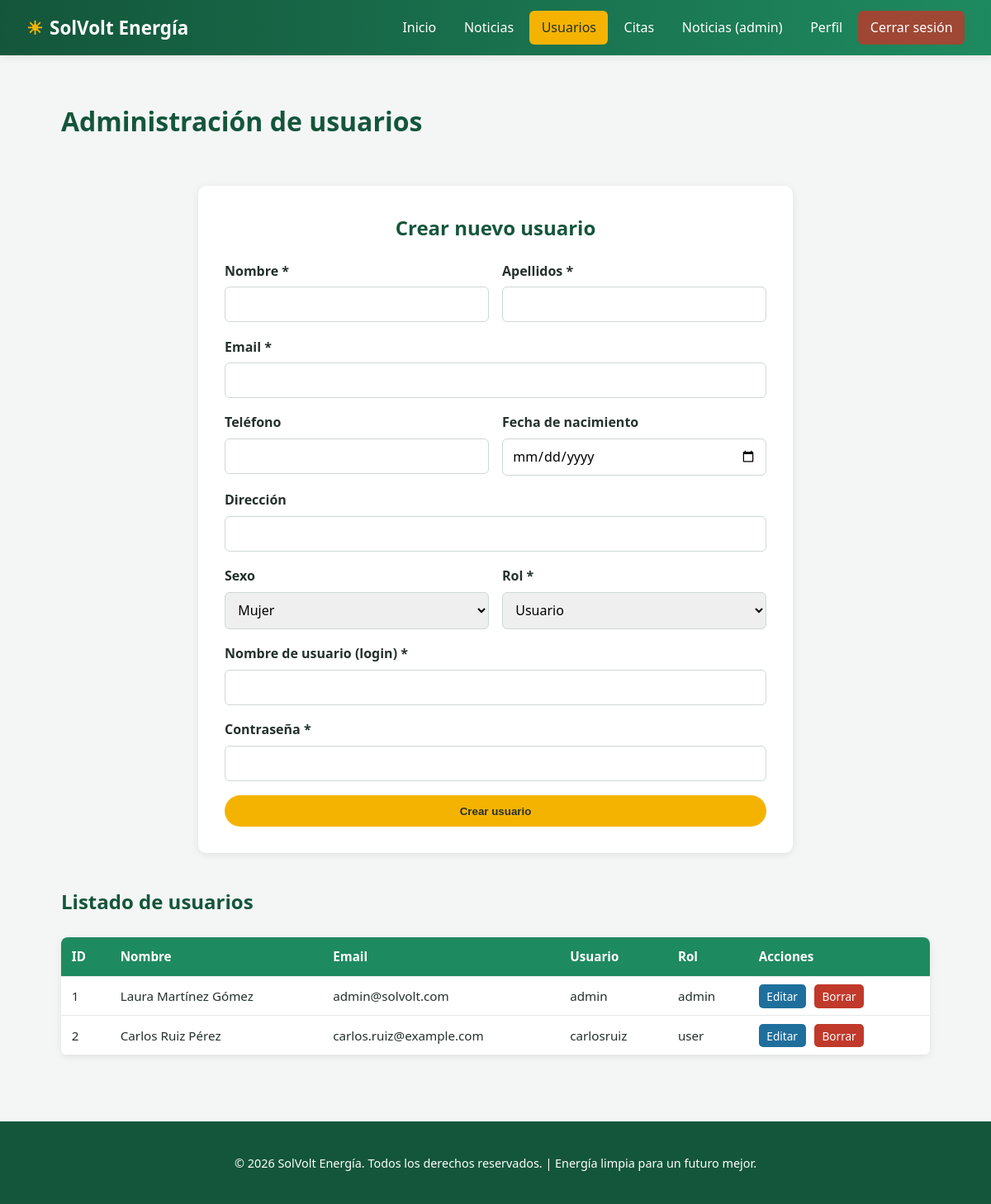
Page /usuarios-administracion.php (signed in) on the committed database.
### tables this page shows
CREATE TABLE users_login (
    idLogin INT AUTO_INCREMENT PRIMARY KEY,
    idUser INT NOT NULL UNIQUE,
    usuario VARCHAR(100) NOT NULL UNIQUE,
    password VARCHAR(255) NOT NULL,
    rol ENUM('admin', 'user') NOT NULL DEFAULT 'user',
    CONSTRAINT fk_login_user FOREIGN KEY (idUser)
        REFERENCES users_data(idUser)
        ON DELETE CASCADE ON UPDATE CASCADE
);

CREATE TABLE users_data (
    idUser INT AUTO_INCREMENT PRIMARY KEY,
    nombre VARCHAR(100) NOT NULL,
    apellidos VARCHAR(150) NOT NULL,
    email VARCHAR(150) NOT NULL UNIQUE,
    telefono VARCHAR(20) NOT NULL,
    fecha_nacimiento DATE NOT NULL,
    direccion VARCHAR(255),
    sexo ENUM('Hombre', 'Mujer', 'Otro') DEFAULT 'Otro'
);

### usuarios-administracion.php (the view, shortened to what this page needs)
<?php
require 'config/db.php';
$usuarioEditar = null;
$usuarios = $pdo->query(
    "SELECT d.*, l.usuario, l.rol FROM users_data d JOIN users_login l ON d.idUser = l.idUser ORDER BY d.idUser ASC"
)->fetchAll();
include 'includes/header.php';
?>
<div class="contenedor">
    <div class="panel-titulo">
        <h1 style="color:var(--verde-oscuro);">Administración de usuarios</h1>
    </div>
    <div class="form-caja" style="max-width:720px;">
        <h2><?= $usuarioEditar ? 'Modificar usuario' : 'Crear nuevo usuario' ?></h2>
        <form method="POST" action="usuarios-administracion.php">
            <div class="fila-2">
                <div class="campo">
                    <label>Nombre *</label>
                    <input type="text" name="nombre" value="<?= $usuarioEditar ? htmlspecialchars($usuarioEditar['nombre']) : '' ?>" required>
                </div>
                <div class="campo">
                    <label>Apellidos *</label>
                    <input type="text" name="apellidos" value="<?= $usuarioEditar ? htmlspecialchars($usuarioEditar['apellidos']) : '' ?>" required>
                </div>
            </div>
            <div class="campo">
                <label>Email *</label>
                <input type="email" name="email" value="<?= $usuarioEditar ? htmlspecialchars($usuarioEditar['email']) : '' ?>" required>
            </div>
            <div class="fila-2">
                <div class="campo">
                    <label>Teléfono</label>
                    <input type="text" name="telefono" value="<?= $usuarioEditar ? htmlspecialchars($usuarioEditar['telefono']) : '' ?>">
                </div>
                <div class="campo">
                    <label>Fecha de nacimiento</label>
                    <input type="date" name="fecha_nacimiento" value="<?= $usuarioEditar ? $usuarioEditar['fecha_nacimiento'] : '' ?>">
                </div>
            </div>
            <div class="campo">
                <label>Dirección</label>
                <input type="text" name="direccion" value="<?= $usuarioEditar ? htmlspecialchars($usuarioEditar['direccion']) : '' ?>">
            </div>
            <div class="fila-2">
                <div class="campo">
                    <label>Sexo</label>
                    <select name="sexo">
                        <option value="Mujer" <?= ($usuarioEditar && $usuarioEditar['sexo'] === 'Mujer') ? 'selected' : '' ?>>Mujer</option>
                    </select>
                </div>
                <div class="campo">
                    <label>Rol *</label>
                    <select name="rol">
                        <option value="user" <?= ($usuarioEditar && $usuarioEditar['rol'] === 'user') ? 'selected' : '' ?>>Usuario</option>
                    </select>
                </div>
            </div>
            <?php if (!$usuarioEditar): ?>
                <div class="campo">
                    <label>Nombre de usuario (login) *</label>
                    <input type="text" name="usuario" required>
                </div>
            <?php else: ?>
                <p style="color:var(--gris-medio);">Usuario de acceso: <strong><?= htmlspecialchars($usuarioEditar['usuario']) ?></strong> (no editable)</p>
            <?php endif; ?>
            <div class="campo">
                <label><?= $usuarioEditar ? 'Nueva contraseña (dejar en blanco para no cambiarla)' : 'Contraseña *' ?></label>
                <input type="password" name="password" <?= $usuarioEditar ? '' : 'required' ?>>
            </div>
            <button type="submit" class="btn" style="width:100%;"><?= $usuarioEditar ? 'Guardar cambios' : 'Crear usuario' ?></button>
        </form>
    </div>
    <h2 style="color:var(--verde-oscuro);margin-top:2.5rem;">Listado de usuarios</h2>
    <table>
        <thead>
            <tr><th>ID</th><th>Nombre</th><th>Email</th><th>Usuario</th><th>Rol</th><th>Acciones</th></tr>
        </thead>
        <tbody>
            <?php foreach ($usuarios as $u): ?>
                <tr>
                    <td><?= $u['idUser'] ?></td>
                    <td><?= htmlspecialchars($u['nombre'] . ' ' . $u['apellidos']) ?></td>
                    <td><?= htmlspecialchars($u['email']) ?></td>
                    <td><?= htmlspecialchars($u['usuario']) ?></td>
                    <td><?= htmlspecialchars($u['rol']) ?></td>
                    <td class="acciones">
                        <a href="usuarios-administracion.php?editar=<?= $u['idUser'] ?>" class="editar">Editar</a>
                        <a href="usuarios-administracion.php?borrar=<?= $u['idUser'] ?>" class="borrar borrar-confirm"
                           data-mensaje="¿Seguro que deseas borrar este usuario? Se borrarán también sus citas y noticias.">Borrar</a>
                    </td>
                </tr>
            <?php endforeach; ?>
        </tbody>
    </table>
</div>
<?php include 'includes/footer.php'; ?>

### css/style.css (style rules this page uses)
:root { --verde-principal: #1e8a5f; --verde-oscuro: #14563b; --azul-cielo: #1f6f9c; --amarillo-sol: #f5b301; --gris-claro: #f4f6f5; --gris-medio: #6b7a75; --blanco: #ffffff; --rojo-error: #c0392b; --sombra: 0 2px 10px rgba(0, 0, 0, 0.08); }
* { box-sizing: border-box; }
body { margin: 0; font-family: 'Segoe UI', Arial, sans-serif; background-color: var(--gris-claro); color: #24312c; line-height: 1.6; }
a { text-decoration: none; color: inherit; }
.contenedor { max-width: 1100px; margin: 0 auto; padding: 2rem 1.5rem; }
.btn { display: inline-block; background: var(--amarillo-sol); color: #24312c; padding: 0.7rem 1.6rem; border-radius: 30px; font-weight: bold; border: none; cursor: pointer; transition: transform 0.15s ease, box-shadow 0.15s ease; }
.form-caja { background: var(--blanco); max-width: 560px; margin: 2rem auto; padding: 2rem; border-radius: 10px; box-shadow: var(--sombra); }
.form-caja h2 { color: var(--verde-oscuro); margin-top: 0; text-align: center; }
.campo { margin-bottom: 1.1rem; }
.campo label { display: block; font-weight: 600; margin-bottom: 0.35rem; }
.campo input, .campo select, .campo textarea { width: 100%; padding: 0.6rem 0.7rem; border: 1px solid #cfd8d4; border-radius: 6px; font-size: 1rem; font-family: inherit; }
.fila-2 { display: grid; grid-template-columns: 1fr 1fr; gap: 1rem; }
table { width: 100%; border-collapse: collapse; background: var(--blanco); box-shadow: var(--sombra); border-radius: 8px; overflow: hidden; margin-top: 1.5rem; }
th, td { padding: 0.7rem 0.8rem; text-align: left; border-bottom: 1px solid #e5e9e7; font-size: 0.95rem; }
th { background: var(--verde-principal); color: var(--blanco); }
.acciones a, .acciones button { margin-right: 0.4rem; font-size: 0.85rem; padding: 0.3rem 0.6rem; border-radius: 5px; border: none; cursor: pointer; }
.acciones .editar { background: var(--azul-cielo); color: var(--blanco); }
.acciones .borrar { background: var(--rojo-error); color: var(--blanco); }
.panel-titulo { display: flex; justify-content: space-between; align-items: center; flex-wrap: wrap; gap: 1rem; }

### rows in the picture
users_login: idUser.idUser "1", idUser.apellidos "Laura Martínez Gómez", idUser.email "admin@solvolt.com", usuario "admin", rol "admin"
users_login: idUser.idUser "2", idUser.apellidos "Carlos Ruiz Pérez", idUser.email "carlos.ruiz@example.com", usuario "carlosruiz", rol "user"
